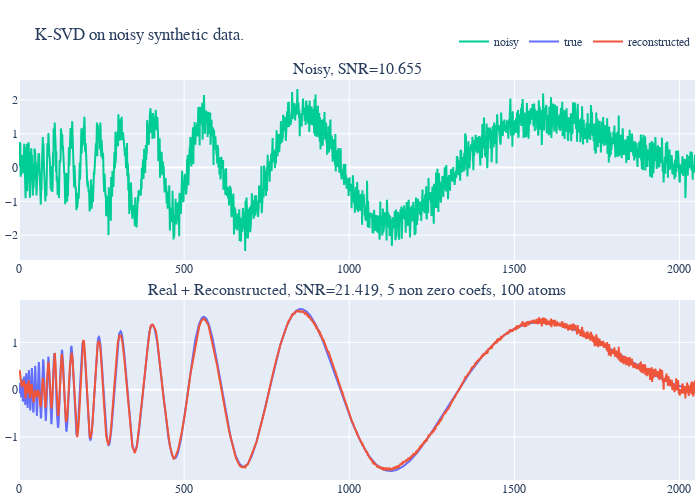

Write notebook code for a chart like this one.
### Code cell
fig = plot_real_noisy_pred(save_path="images/denoising_synthetic.pdf", y_true=signal, y_noisy=measure, y_pred=pred, n_coefs=n_coefs, K=K, title="K-SVD on noisy synthetic data.", vertical_spacing=.1, width=700, height=500)

### Figure 1 — Plotly figure (JSON) as saved in the notebook; plotly's stock layout.template omitted (floating-point values rounded to 4 significant figures; data arrays with more than 128 entries replaced by an {"elided": "..."} marker saying what was removed)
{"data": [{"line": {"color": "#00CC96"}, "name": "noisy", "type": "scatter", "x": {"elided": "2048 int values"}, "xaxis": "x", "y": {"elided": "2048 float values"}, "yaxis": "y"}, {"line": {"color": "#636EFA"}, "name": "true", "type": "scatter", "x": {"elided": "2048 int values"}, "xaxis": "x2", "y": {"elided": "2048 float values"}, "yaxis": "y2"}, {"line": {"color": "#EF553B"}, "name": "reconstructed", "type": "scatter", "x": {"elided": "2048 int values"}, "xaxis": "x2", "y": {"elided": "2048 float values"}, "yaxis": "y2"}], "layout": {"annotations": [{"font": {"size": 16}, "showarrow": false, "text": "Noisy, SNR=10.655", "x": 0.5, "xanchor": "center", "xref": "paper", "y": 1, "yanchor": "bottom", "yref": "paper"}, {"font": {"size": 16}, "showarrow": false, "text": "Real + Reconstructed, SNR=21.419, 5 non zero coefs, 100 atoms", "x": 0.5, "xanchor": "center", "xref": "paper", "y": 0.45, "yanchor": "bottom", "yref": "paper"}], "font": {"family": "Serif"}, "height": 500, "legend": {"orientation": "h", "x": 1, "xanchor": "right", "y": 1.06, "yanchor": "bottom"}, "margin": {"b": 5, "l": 5, "r": 5, "t": 80}, "showlegend": true, "title": {"text": "K-SVD on noisy synthetic data."}, "width": 700, "xaxis": {"anchor": "y", "domain": [0, 1]}, "xaxis2": {"anchor": "y2", "domain": [0, 1]}, "yaxis": {"anchor": "x", "domain": [0.55, 1]}, "yaxis2": {"anchor": "x2", "domain": [0, 0.45]}}}
